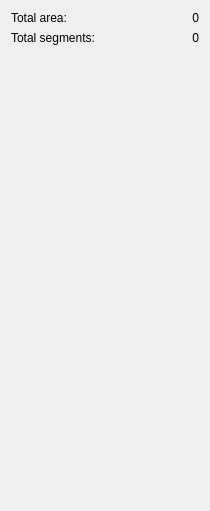
<?xml version="1.0" encoding="UTF-8"?>
<ui version="4.0">
 <author>I</author>
 <class>PlanningStats</class>
 <widget class="QWidget" name="PlanningStats">
  <property name="geometry">
   <rect>
    <x>0</x>
    <y>0</y>
    <width>210</width>
    <height>511</height>
   </rect>
  </property>
  <property name="windowTitle">
   <string>Form</string>
  </property>
  <layout class="QVBoxLayout" name="verticalLayout_3">
   <item>
    <layout class="QVBoxLayout" name="layout">
     <item>
      <layout class="QHBoxLayout" name="horizontalLayout_2">
       <item>
        <widget class="QLabel" name="label2">
         <property name="sizePolicy">
          <sizepolicy hsizetype="Preferred" vsizetype="Minimum">
           <horstretch>0</horstretch>
           <verstretch>0</verstretch>
          </sizepolicy>
         </property>
         <property name="text">
          <string>Total area:</string>
         </property>
        </widget>
       </item>
       <item>
        <widget class="QLabel" name="totalAreaValue">
         <property name="sizePolicy">
          <sizepolicy hsizetype="Maximum" vsizetype="Preferred">
           <horstretch>1</horstretch>
           <verstretch>0</verstretch>
          </sizepolicy>
         </property>
         <property name="layoutDirection">
          <enum>Qt::LeftToRight</enum>
         </property>
         <property name="text">
          <string>0</string>
         </property>
         <property name="alignment">
          <set>Qt::AlignRight|Qt::AlignTrailing|Qt::AlignVCenter</set>
         </property>
        </widget>
       </item>
      </layout>
     </item>
     <item>
      <layout class="QHBoxLayout" name="horizontalLayout">
       <item>
        <widget class="QLabel" name="label">
         <property name="baseSize">
          <size>
           <width>1</width>
           <height>0</height>
          </size>
         </property>
         <property name="text">
          <string>Total segments:</string>
         </property>
        </widget>
       </item>
       <item>
        <widget class="QLabel" name="totalSegmentsValue">
         <property name="sizePolicy">
          <sizepolicy hsizetype="Maximum" vsizetype="Preferred">
           <horstretch>1</horstretch>
           <verstretch>0</verstretch>
          </sizepolicy>
         </property>
         <property name="layoutDirection">
          <enum>Qt::LeftToRight</enum>
         </property>
         <property name="text">
          <string>0</string>
         </property>
         <property name="alignment">
          <set>Qt::AlignRight|Qt::AlignTrailing|Qt::AlignVCenter</set>
         </property>
        </widget>
       </item>
      </layout>
     </item>
    </layout>
   </item>
   <item>
    <spacer name="verticalSpacer">
     <property name="orientation">
      <enum>Qt::Vertical</enum>
     </property>
     <property name="sizeHint" stdset="0">
      <size>
       <width>17</width>
       <height>40</height>
      </size>
     </property>
    </spacer>
   </item>
  </layout>
 </widget>
 <resources/>
 <connections/>
</ui>
